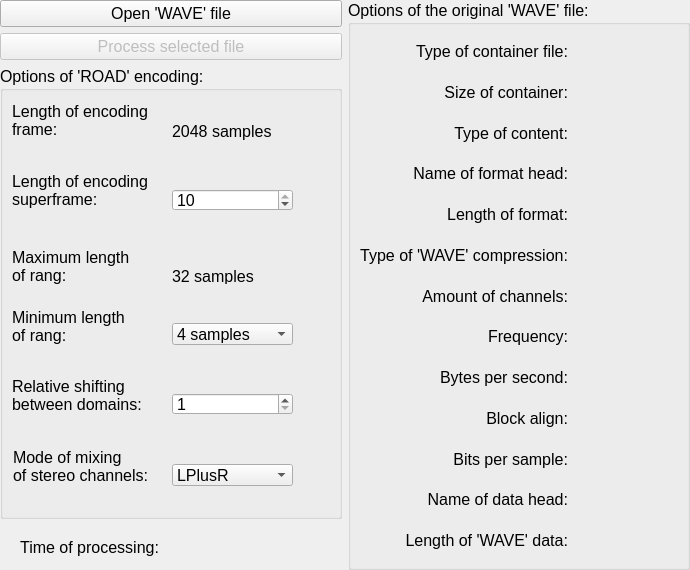
<?xml version="1.0" encoding="UTF-8"?>
<ui version="4.0">
 <class>AudioFractalEncoderWidget</class>
 <widget class="QWidget" name="AudioFractalEncoderWidget">
  <property name="geometry">
   <rect>
    <x>0</x>
    <y>0</y>
    <width>690</width>
    <height>570</height>
   </rect>
  </property>
  <property name="sizePolicy">
   <sizepolicy hsizetype="Preferred" vsizetype="Preferred">
    <horstretch>0</horstretch>
    <verstretch>0</verstretch>
   </sizepolicy>
  </property>
  <property name="minimumSize">
   <size>
    <width>690</width>
    <height>570</height>
   </size>
  </property>
  <property name="windowTitle">
   <string>Form</string>
  </property>
  <layout class="QHBoxLayout" name="horizontalLayout">
   <property name="leftMargin">
    <number>0</number>
   </property>
   <property name="topMargin">
    <number>0</number>
   </property>
   <property name="rightMargin">
    <number>0</number>
   </property>
   <property name="bottomMargin">
    <number>0</number>
   </property>
   <item>
    <widget class="QWidget" name="widget" native="true">
     <layout class="QVBoxLayout" name="verticalLayout">
      <property name="leftMargin">
       <number>0</number>
      </property>
      <property name="topMargin">
       <number>0</number>
      </property>
      <property name="rightMargin">
       <number>0</number>
      </property>
      <property name="bottomMargin">
       <number>0</number>
      </property>
      <item>
       <widget class="QPushButton" name="openWaveFileButton">
        <property name="font">
         <font>
          <pointsize>12</pointsize>
         </font>
        </property>
        <property name="text">
         <string>Open 'WAVE' file</string>
        </property>
       </widget>
      </item>
      <item>
       <widget class="QPushButton" name="processButton">
        <property name="enabled">
         <bool>false</bool>
        </property>
        <property name="font">
         <font>
          <pointsize>12</pointsize>
         </font>
        </property>
        <property name="text">
         <string>Process selected file</string>
        </property>
       </widget>
      </item>
      <item>
       <widget class="QGroupBox" name="groupBox_2">
        <property name="font">
         <font>
          <pointsize>12</pointsize>
         </font>
        </property>
        <property name="title">
         <string>Options of 'ROAD' encoding:</string>
        </property>
        <layout class="QVBoxLayout" name="verticalLayout_2">
         <item>
          <widget class="QWidget" name="widget_8" native="true">
           <widget class="QLabel" name="label_2">
            <property name="geometry">
             <rect>
              <x>160</x>
              <y>16</y>
              <width>121</width>
              <height>31</height>
             </rect>
            </property>
            <property name="text">
             <string>2048 samples</string>
            </property>
           </widget>
           <widget class="QLabel" name="label">
            <property name="geometry">
             <rect>
              <x>0</x>
              <y>0</y>
              <width>150</width>
              <height>40</height>
             </rect>
            </property>
            <property name="text">
             <string>Length of encoding 
frame:</string>
            </property>
           </widget>
          </widget>
         </item>
         <item>
          <widget class="QWidget" name="widget_7" native="true">
           <widget class="QSpinBox" name="superFrameLengthspinBox">
            <property name="geometry">
             <rect>
              <x>160</x>
              <y>20</y>
              <width>121</width>
              <height>22</height>
             </rect>
            </property>
            <property name="minimum">
             <number>1</number>
            </property>
            <property name="maximum">
             <number>10</number>
            </property>
            <property name="singleStep">
             <number>1</number>
            </property>
            <property name="value">
             <number>10</number>
            </property>
           </widget>
           <widget class="QLabel" name="label_29">
            <property name="geometry">
             <rect>
              <x>0</x>
              <y>1</y>
              <width>150</width>
              <height>40</height>
             </rect>
            </property>
            <property name="text">
             <string>Length of encoding 
superframe:</string>
            </property>
           </widget>
          </widget>
         </item>
         <item>
          <widget class="QWidget" name="widget_6" native="true">
           <widget class="QLabel" name="label_31">
            <property name="geometry">
             <rect>
              <x>160</x>
              <y>30</y>
              <width>121</width>
              <height>16</height>
             </rect>
            </property>
            <property name="text">
             <string>32 samples</string>
            </property>
           </widget>
           <widget class="QLabel" name="label_30">
            <property name="geometry">
             <rect>
              <x>0</x>
              <y>8</y>
              <width>150</width>
              <height>40</height>
             </rect>
            </property>
            <property name="text">
             <string>Maximum length 
of rang:</string>
            </property>
           </widget>
          </widget>
         </item>
         <item>
          <widget class="QWidget" name="widget_5" native="true">
           <widget class="QComboBox" name="lowestRangeLengthcomboBox">
            <property name="geometry">
             <rect>
              <x>160</x>
              <y>17</y>
              <width>121</width>
              <height>22</height>
             </rect>
            </property>
            <item>
             <property name="text">
              <string>4 samples</string>
             </property>
            </item>
            <item>
             <property name="text">
              <string>8 samples</string>
             </property>
            </item>
            <item>
             <property name="text">
              <string>16 samples</string>
             </property>
            </item>
            <item>
             <property name="text">
              <string>32 samples</string>
             </property>
            </item>
           </widget>
           <widget class="QLabel" name="label_32">
            <property name="geometry">
             <rect>
              <x>0</x>
              <y>0</y>
              <width>150</width>
              <height>40</height>
             </rect>
            </property>
            <property name="text">
             <string>Minimum length 
of rang:</string>
            </property>
           </widget>
          </widget>
         </item>
         <item>
          <widget class="QWidget" name="widget_4" native="true">
           <widget class="QSpinBox" name="relativeDomainShiftspinBox">
            <property name="geometry">
             <rect>
              <x>160</x>
              <y>18</y>
              <width>121</width>
              <height>22</height>
             </rect>
            </property>
            <property name="minimum">
             <number>1</number>
            </property>
            <property name="maximum">
             <number>2</number>
            </property>
            <property name="singleStep">
             <number>1</number>
            </property>
           </widget>
           <widget class="QLabel" name="label_33">
            <property name="geometry">
             <rect>
              <x>0</x>
              <y>0</y>
              <width>150</width>
              <height>40</height>
             </rect>
            </property>
            <property name="text">
             <string>Relative shifting 
between domains:</string>
            </property>
           </widget>
          </widget>
         </item>
         <item>
          <widget class="QWidget" name="widget_3" native="true">
           <widget class="QComboBox" name="mixingChannelModeComboBox">
            <property name="geometry">
             <rect>
              <x>160</x>
              <y>20</y>
              <width>121</width>
              <height>22</height>
             </rect>
            </property>
            <item>
             <property name="text">
              <string>LPlusR</string>
             </property>
            </item>
            <item>
             <property name="text">
              <string>LMinusR</string>
             </property>
            </item>
            <item>
             <property name="text">
              <string>None</string>
             </property>
            </item>
           </widget>
           <widget class="QLabel" name="label_34">
            <property name="geometry">
             <rect>
              <x>1</x>
              <y>2</y>
              <width>150</width>
              <height>40</height>
             </rect>
            </property>
            <property name="text">
             <string>Mode of mixing 
of stereo channels:</string>
            </property>
           </widget>
          </widget>
         </item>
        </layout>
       </widget>
      </item>
      <item>
       <widget class="QWidget" name="widget_2" native="true">
        <property name="maximumSize">
         <size>
          <width>16777215</width>
          <height>45</height>
         </size>
        </property>
        <property name="font">
         <font>
          <pointsize>12</pointsize>
         </font>
        </property>
        <layout class="QHBoxLayout" name="horizontalLayout_2">
         <property name="spacing">
          <number>1</number>
         </property>
         <item>
          <widget class="QLabel" name="label_35">
           <property name="maximumSize">
            <size>
             <width>150</width>
             <height>45</height>
            </size>
           </property>
           <property name="text">
            <string>Time of processing:</string>
           </property>
           <property name="alignment">
            <set>Qt::AlignRight|Qt::AlignTrailing|Qt::AlignVCenter</set>
           </property>
          </widget>
         </item>
         <item>
          <widget class="QLabel" name="elapsatedTmelabel">
           <property name="maximumSize">
            <size>
             <width>16777215</width>
             <height>30</height>
            </size>
           </property>
           <property name="text">
            <string/>
           </property>
           <property name="alignment">
            <set>Qt::AlignBottom|Qt::AlignLeading|Qt::AlignLeft</set>
           </property>
          </widget>
         </item>
        </layout>
       </widget>
      </item>
     </layout>
    </widget>
   </item>
   <item>
    <widget class="QGroupBox" name="groupBox">
     <property name="font">
      <font>
       <pointsize>12</pointsize>
      </font>
     </property>
     <property name="title">
      <string>Options of the original 'WAVE' file:</string>
     </property>
     <layout class="QHBoxLayout" name="horizontalLayout_3">
      <item>
       <layout class="QVBoxLayout" name="verticalLayout_3">
        <item>
         <widget class="QLabel" name="label_3">
          <property name="text">
           <string>Type of container file:</string>
          </property>
          <property name="alignment">
           <set>Qt::AlignRight|Qt::AlignTrailing|Qt::AlignVCenter</set>
          </property>
         </widget>
        </item>
        <item>
         <widget class="QLabel" name="label_4">
          <property name="text">
           <string>Size of container:</string>
          </property>
          <property name="alignment">
           <set>Qt::AlignRight|Qt::AlignTrailing|Qt::AlignVCenter</set>
          </property>
         </widget>
        </item>
        <item>
         <widget class="QLabel" name="label_5">
          <property name="text">
           <string>Type of content:</string>
          </property>
          <property name="alignment">
           <set>Qt::AlignRight|Qt::AlignTrailing|Qt::AlignVCenter</set>
          </property>
         </widget>
        </item>
        <item>
         <widget class="QLabel" name="label_7">
          <property name="text">
           <string>Name of format head:</string>
          </property>
          <property name="alignment">
           <set>Qt::AlignRight|Qt::AlignTrailing|Qt::AlignVCenter</set>
          </property>
         </widget>
        </item>
        <item>
         <widget class="QLabel" name="label_9">
          <property name="text">
           <string>Length of format:</string>
          </property>
          <property name="alignment">
           <set>Qt::AlignRight|Qt::AlignTrailing|Qt::AlignVCenter</set>
          </property>
         </widget>
        </item>
        <item>
         <widget class="QLabel" name="label_11">
          <property name="text">
           <string>Type of 'WAVE' compression:</string>
          </property>
          <property name="alignment">
           <set>Qt::AlignRight|Qt::AlignTrailing|Qt::AlignVCenter</set>
          </property>
         </widget>
        </item>
        <item>
         <widget class="QLabel" name="label_13">
          <property name="text">
           <string>Amount of channels:</string>
          </property>
          <property name="alignment">
           <set>Qt::AlignRight|Qt::AlignTrailing|Qt::AlignVCenter</set>
          </property>
         </widget>
        </item>
        <item>
         <widget class="QLabel" name="label_15">
          <property name="text">
           <string>Frequency:</string>
          </property>
          <property name="alignment">
           <set>Qt::AlignRight|Qt::AlignTrailing|Qt::AlignVCenter</set>
          </property>
         </widget>
        </item>
        <item>
         <widget class="QLabel" name="label_17">
          <property name="text">
           <string>Bytes per second:</string>
          </property>
          <property name="alignment">
           <set>Qt::AlignRight|Qt::AlignTrailing|Qt::AlignVCenter</set>
          </property>
         </widget>
        </item>
        <item>
         <widget class="QLabel" name="label_19">
          <property name="text">
           <string>Block align:</string>
          </property>
          <property name="alignment">
           <set>Qt::AlignRight|Qt::AlignTrailing|Qt::AlignVCenter</set>
          </property>
         </widget>
        </item>
        <item>
         <widget class="QLabel" name="label_21">
          <property name="text">
           <string>Bits per sample:</string>
          </property>
          <property name="alignment">
           <set>Qt::AlignRight|Qt::AlignTrailing|Qt::AlignVCenter</set>
          </property>
         </widget>
        </item>
        <item>
         <widget class="QLabel" name="label_23">
          <property name="text">
           <string>Name of data head:</string>
          </property>
          <property name="alignment">
           <set>Qt::AlignRight|Qt::AlignTrailing|Qt::AlignVCenter</set>
          </property>
         </widget>
        </item>
        <item>
         <widget class="QLabel" name="label_25">
          <property name="text">
           <string>Length of 'WAVE' data:</string>
          </property>
          <property name="alignment">
           <set>Qt::AlignRight|Qt::AlignTrailing|Qt::AlignVCenter</set>
          </property>
         </widget>
        </item>
       </layout>
      </item>
      <item>
       <layout class="QVBoxLayout" name="verticalLayout_6">
        <item>
         <widget class="QLabel" name="label_12">
          <property name="text">
           <string/>
          </property>
          <property name="alignment">
           <set>Qt::AlignLeading|Qt::AlignLeft|Qt::AlignVCenter</set>
          </property>
         </widget>
        </item>
        <item>
         <widget class="QLabel" name="label_6">
          <property name="text">
           <string/>
          </property>
          <property name="alignment">
           <set>Qt::AlignLeading|Qt::AlignLeft|Qt::AlignVCenter</set>
          </property>
         </widget>
        </item>
        <item>
         <widget class="QLabel" name="label_10">
          <property name="text">
           <string/>
          </property>
          <property name="alignment">
           <set>Qt::AlignLeading|Qt::AlignLeft|Qt::AlignVCenter</set>
          </property>
         </widget>
        </item>
        <item>
         <widget class="QLabel" name="label_22">
          <property name="text">
           <string/>
          </property>
          <property name="alignment">
           <set>Qt::AlignLeading|Qt::AlignLeft|Qt::AlignVCenter</set>
          </property>
         </widget>
        </item>
        <item>
         <widget class="QLabel" name="label_18">
          <property name="text">
           <string/>
          </property>
          <property name="alignment">
           <set>Qt::AlignLeading|Qt::AlignLeft|Qt::AlignVCenter</set>
          </property>
         </widget>
        </item>
        <item>
         <widget class="QLabel" name="label_8">
          <property name="text">
           <string/>
          </property>
          <property name="alignment">
           <set>Qt::AlignLeading|Qt::AlignLeft|Qt::AlignVCenter</set>
          </property>
         </widget>
        </item>
        <item>
         <widget class="QLabel" name="label_14">
          <property name="text">
           <string/>
          </property>
          <property name="alignment">
           <set>Qt::AlignLeading|Qt::AlignLeft|Qt::AlignVCenter</set>
          </property>
         </widget>
        </item>
        <item>
         <widget class="QLabel" name="label_20">
          <property name="text">
           <string/>
          </property>
          <property name="alignment">
           <set>Qt::AlignLeading|Qt::AlignLeft|Qt::AlignVCenter</set>
          </property>
         </widget>
        </item>
        <item>
         <widget class="QLabel" name="label_16">
          <property name="text">
           <string/>
          </property>
          <property name="alignment">
           <set>Qt::AlignLeading|Qt::AlignLeft|Qt::AlignVCenter</set>
          </property>
         </widget>
        </item>
        <item>
         <widget class="QLabel" name="label_24">
          <property name="text">
           <string/>
          </property>
          <property name="alignment">
           <set>Qt::AlignLeading|Qt::AlignLeft|Qt::AlignVCenter</set>
          </property>
         </widget>
        </item>
        <item>
         <widget class="QLabel" name="label_26">
          <property name="text">
           <string/>
          </property>
          <property name="alignment">
           <set>Qt::AlignLeading|Qt::AlignLeft|Qt::AlignVCenter</set>
          </property>
         </widget>
        </item>
        <item>
         <widget class="QLabel" name="label_27">
          <property name="text">
           <string/>
          </property>
          <property name="alignment">
           <set>Qt::AlignLeading|Qt::AlignLeft|Qt::AlignVCenter</set>
          </property>
         </widget>
        </item>
        <item>
         <widget class="QLabel" name="label_28">
          <property name="text">
           <string/>
          </property>
          <property name="alignment">
           <set>Qt::AlignLeading|Qt::AlignLeft|Qt::AlignVCenter</set>
          </property>
         </widget>
        </item>
       </layout>
      </item>
     </layout>
    </widget>
   </item>
  </layout>
 </widget>
 <resources/>
 <connections/>
</ui>
